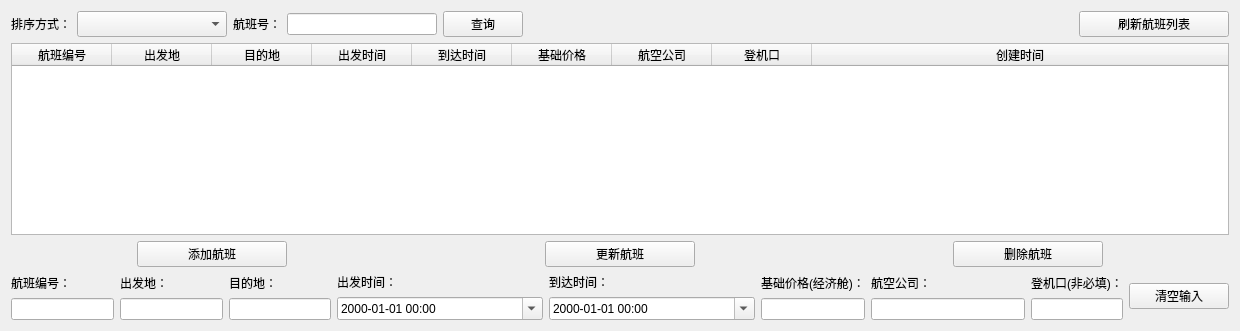
      <widget class="QWidget" name="flightManagementGroupPage1">
       <attribute name="title">
        <string>航班信息管理</string>
       </attribute>
       <layout class="QVBoxLayout" name="verticalLayout_15">
        <item>
         <layout class="QHBoxLayout" name="horizontalLayout_17">
          <item>
           <widget class="QLabel" name="label_19">
            <property name="font">
             <font>
              <family>.萍方-简</family>
             </font>
            </property>
            <property name="text">
             <string>排序方式：</string>
            </property>
           </widget>
          </item>
          <item>
           <widget class="QComboBox" name="sortComboBox">
            <property name="minimumSize">
             <size>
              <width>150</width>
              <height>0</height>
             </size>
            </property>
            <property name="font">
             <font>
              <pointsize>11</pointsize>
              <bold>false</bold>
             </font>
            </property>
           </widget>
          </item>
          <item>
           <widget class="QLabel" name="label_18">
            <property name="text">
             <string>航班号：</string>
            </property>
           </widget>
          </item>
          <item>
           <widget class="QLineEdit" name="flightNumsearch">
            <property name="sizePolicy">
             <sizepolicy hsizetype="Preferred" vsizetype="Fixed">
              <horstretch>0</horstretch>
              <verstretch>2</verstretch>
             </sizepolicy>
            </property>
            <property name="minimumSize">
             <size>
              <width>150</width>
              <height>0</height>
             </size>
            </property>
           </widget>
          </item>
          <item>
           <widget class="QPushButton" name="searchBtn">
            <property name="text">
             <string>查询</string>
            </property>
           </widget>
          </item>
          <item>
           <spacer name="horizontalSpacer_6">
            <property name="orientation">
             <enum>Qt::Orientation::Horizontal</enum>
            </property>
            <property name="sizeHint" stdset="0">
             <size>
              <width>40</width>
              <height>20</height>
             </size>
            </property>
           </spacer>
          </item>
          <item>
           <widget class="QPushButton" name="refreshFlightsBtn">
            <property name="minimumSize">
             <size>
              <width>150</width>
              <height>0</height>
             </size>
            </property>
            <property name="text">
             <string>刷新航班列表</string>
            </property>
           </widget>
          </item>
         </layout>
        </item>
        <item>
         <widget class="QTableWidget" name="flightTable">
          <property name="font">
           <font>
            <family>.萍方-简</family>
           </font>
          </property>
          <property name="frameShape">
           <enum>QFrame::Shape::StyledPanel</enum>
          </property>
          <property name="frameShadow">
           <enum>QFrame::Shadow::Sunken</enum>
          </property>
          <property name="lineWidth">
           <number>1</number>
          </property>
          <property name="editTriggers">
           <set>QAbstractItemView::EditTrigger::NoEditTriggers</set>
          </property>
          <property name="alternatingRowColors">
           <bool>false</bool>
          </property>
          <property name="selectionBehavior">
           <enum>QAbstractItemView::SelectionBehavior::SelectRows</enum>
          </property>
          <property name="verticalScrollMode">
           <enum>QAbstractItemView::ScrollMode::ScrollPerItem</enum>
          </property>
          <property name="gridStyle">
           <enum>Qt::PenStyle::SolidLine</enum>
          </property>
          <property name="sortingEnabled">
           <bool>false</bool>
          </property>
          <property name="columnCount">
           <number>9</number>
          </property>
          <attribute name="horizontalHeaderCascadingSectionResizes">
           <bool>true</bool>
          </attribute>
          <attribute name="horizontalHeaderStretchLastSection">
           <bool>true</bool>
          </attribute>
          <attribute name="verticalHeaderCascadingSectionResizes">
           <bool>true</bool>
          </attribute>
          <attribute name="verticalHeaderStretchLastSection">
           <bool>false</bool>
          </attribute>
          <column>
           <property name="text">
            <string>航班编号</string>
           </property>
          </column>
          <column>
           <property name="text">
            <string>出发地</string>
           </property>
          </column>
          <column>
           <property name="text">
            <string>目的地</string>
           </property>
          </column>
          <column>
           <property name="text">
            <string>出发时间</string>
           </property>
          </column>
          <column>
           <property name="text">
            <string>到达时间</string>
           </property>
          </column>
          <column>
           <property name="text">
            <string>基础价格</string>
           </property>
          </column>
          <column>
           <property name="text">
            <string>航空公司</string>
           </property>
          </column>
          <column>
           <property name="text">
            <string>登机口</string>
           </property>
          </column>
          <column>
           <property name="text">
            <string>创建时间</string>
           </property>
          </column>
         </widget>
        </item>
        <item>
         <layout class="QHBoxLayout" name="horizontalLayout_16">
          <item alignment="Qt::AlignmentFlag::AlignHCenter">
           <widget class="QPushButton" name="addFlightBtn">
            <property name="minimumSize">
             <size>
              <width>150</width>
              <height>0</height>
             </size>
            </property>
            <property name="text">
             <string>添加航班</string>
            </property>
           </widget>
          </item>
          <item alignment="Qt::AlignmentFlag::AlignHCenter">
           <widget class="QPushButton" name="updateFlightBtn">
            <property name="minimumSize">
             <size>
              <width>150</width>
              <height>0</height>
             </size>
            </property>
            <property name="text">
             <string>更新航班</string>
            </property>
           </widget>
          </item>
          <item alignment="Qt::AlignmentFlag::AlignHCenter">
           <widget class="QPushButton" name="deleteFlightBtn">
            <property name="minimumSize">
             <size>
              <width>150</width>
              <height>0</height>
             </size>
            </property>
            <property name="text">
             <string>删除航班</string>
            </property>
           </widget>
          </item>
         </layout>
        </item>
        <item>
         <layout class="QHBoxLayout" name="horizontalLayout" stretch="2,2,2,4,4,1,3,1,2">
          <item>
           <layout class="QVBoxLayout" name="verticalLayout_2">
            <item>
             <widget class="QLabel" name="label_3">
              <property name="text">
               <string>航班编号：</string>
              </property>
             </widget>
            </item>
            <item>
             <widget class="QLineEdit" name="flightNumEdit">
              <property name="minimumSize">
               <size>
                <width>90</width>
                <height>0</height>
               </size>
              </property>
             </widget>
            </item>
           </layout>
          </item>
          <item>
           <layout class="QVBoxLayout" name="verticalLayout_3">
            <item>
             <widget class="QLabel" name="label_4">
              <property name="text">
               <string>出发地：</string>
              </property>
             </widget>
            </item>
            <item>
             <widget class="QLineEdit" name="fromCityEdit">
              <property name="minimumSize">
               <size>
                <width>70</width>
                <height>0</height>
               </size>
              </property>
             </widget>
            </item>
           </layout>
          </item>
          <item>
           <layout class="QVBoxLayout" name="verticalLayout_4">
            <item>
             <widget class="QLabel" name="label_5">
              <property name="text">
               <string>目的地：</string>
              </property>
             </widget>
            </item>
            <item>
             <widget class="QLineEdit" name="toCityEdit">
              <property name="minimumSize">
               <size>
                <width>70</width>
                <height>0</height>
               </size>
              </property>
             </widget>
            </item>
           </layout>
          </item>
          <item>
           <layout class="QVBoxLayout" name="verticalLayout_5">
            <item>
             <widget class="QLabel" name="label_6">
              <property name="text">
               <string>出发时间：</string>
              </property>
             </widget>
            </item>
            <item>
             <widget class="QDateTimeEdit" name="departTimeEdit">
              <property name="minimumSize">
               <size>
                <width>200</width>
                <height>0</height>
               </size>
              </property>
              <property name="displayFormat">
               <string>yyyy-MM-dd HH:mm</string>
              </property>
              <property name="calendarPopup">
               <bool>true</bool>
              </property>
             </widget>
            </item>
           </layout>
          </item>
          <item>
           <layout class="QVBoxLayout" name="verticalLayout_6">
            <item>
             <widget class="QLabel" name="label_7">
              <property name="text">
               <string>到达时间：</string>
              </property>
             </widget>
            </item>
            <item>
             <widget class="QDateTimeEdit" name="arriveTimeEdit">
              <property name="minimumSize">
               <size>
                <width>200</width>
                <height>0</height>
               </size>
              </property>
              <property name="displayFormat">
               <string>yyyy-MM-dd HH:mm</string>
              </property>
              <property name="calendarPopup">
               <bool>true</bool>
              </property>
             </widget>
            </item>
           </layout>
          </item>
          <item>
           <layout class="QVBoxLayout" name="verticalLayout_7">
            <item>
             <widget class="QLabel" name="label_8">
              <property name="text">
               <string>基础价格(经济舱)：</string>
              </property>
             </widget>
            </item>
            <item>
             <widget class="QLineEdit" name="basePriceEdit">
              <property name="minimumSize">
               <size>
                <width>90</width>
                <height>0</height>
               </size>
              </property>
             </widget>
            </item>
           </layout>
          </item>
          <item>
           <layout class="QVBoxLayout" name="verticalLayout_10">
            <item>
             <widget class="QLabel" name="label_11">
              <property name="text">
               <string>航空公司：</string>
              </property>
             </widget>
            </item>
            <item>
             <widget class="QLineEdit" name="airlineEdit">
              <property name="minimumSize">
               <size>
                <width>150</width>
                <height>0</height>
               </size>
              </property>
             </widget>
            </item>
           </layout>
          </item>
          <item>
           <layout class="QVBoxLayout" name="verticalLayout">
            <item>
             <widget class="QLabel" name="label_10">
              <property name="text">
               <string>登机口(非必填)：</string>
              </property>
             </widget>
            </item>
            <item>
             <widget class="QLineEdit" name="gateEdit">
              <property name="minimumSize">
               <size>
                <width>70</width>
                <height>0</height>
               </size>
              </property>
             </widget>
            </item>
           </layout>
          </item>
          <item>
           <widget class="QPushButton" name="btnClearFlight">
            <property name="maximumSize">
             <size>
              <width>100</width>
              <height>16777215</height>
             </size>
            </property>
            <property name="text">
             <string>清空输入</string>
            </property>
           </widget>
          </item>
         </layout>
        </item>
       </layout>
      </widget>
